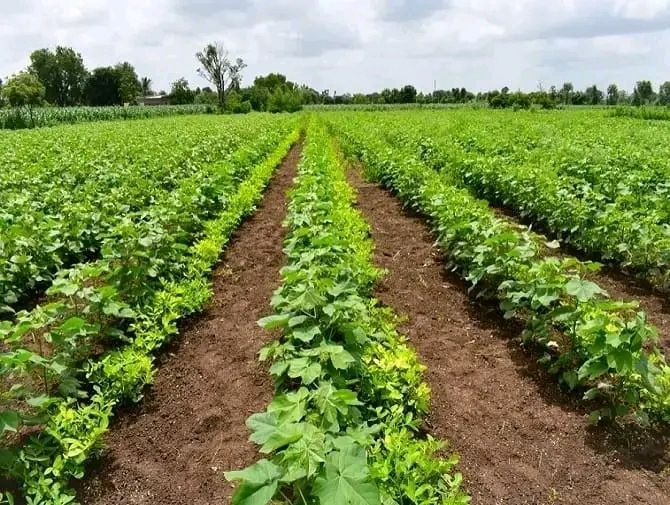
#> input picture Assignment 2/images/crop_field.jpg, 670 x 505 px, found by its file name
$ jupyter execute Edge_Detection.ipynb
#> lines starting #> are read from the running program, lines starting #| are printed output that depends on the picture
##Edge Detection Using Canny

[cell 1]
import cv2
import numpy as np
import matplotlib.pyplot as plt

from google.colab import files
uploaded = files.upload()
#> the answer given: crop_field.jpg

filename = list(uploaded.keys())[0]
img = cv2.imread(filename, cv2.IMREAD_GRAYSCALE)
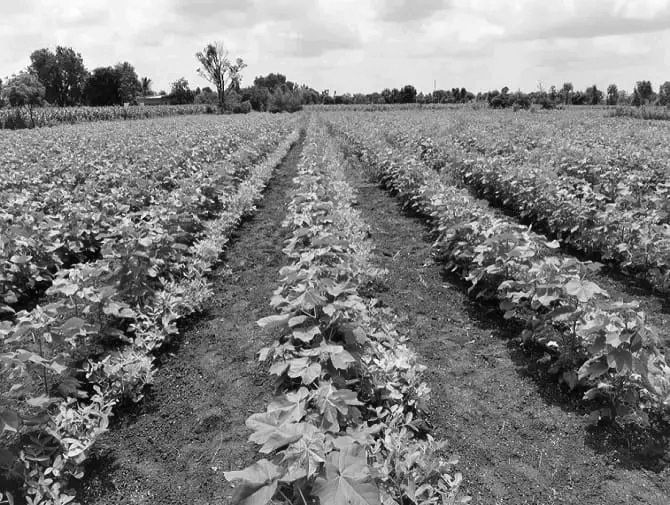
#> img: shape (505, 670); min 0, max 255, mean 128.2

edges = cv2.Canny(img, 550, 690)
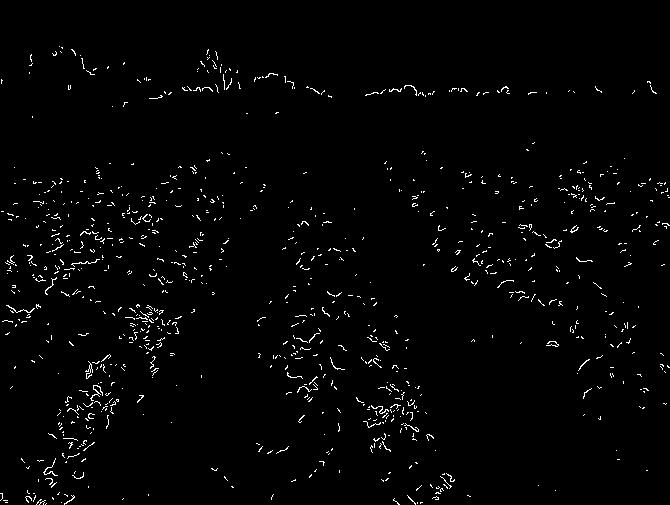
#> edges: shape (505, 670); 1.7% white in thin lines or dots

indices = np.where(edges != 0)
#> indices = 5846 positions, rows 46 to 504, columns 0 to 669
x = indices[1]   # horizontal coordinates
#> x = 5846 values, max 669 at index 1106, min 0 at index 5677, mean 281.8
y = indices[0]   # vertical coordinates
#> y = 5846 values from 46 to 504

plt.figure(figsize=(12,5))

plt.subplot(1,2,1)
plt.imshow(img, cmap='gray')
plt.title("Original Image")
plt.axis("off")

plt.subplot(1,2,2)
plt.imshow(edges, cmap='gray')
plt.title("Canny Edge Image")
plt.axis("off")

plt.show()
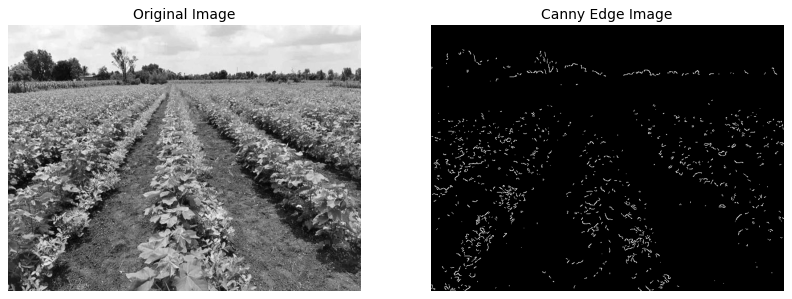
#> figure drawn by matplotlib, 2 panels
